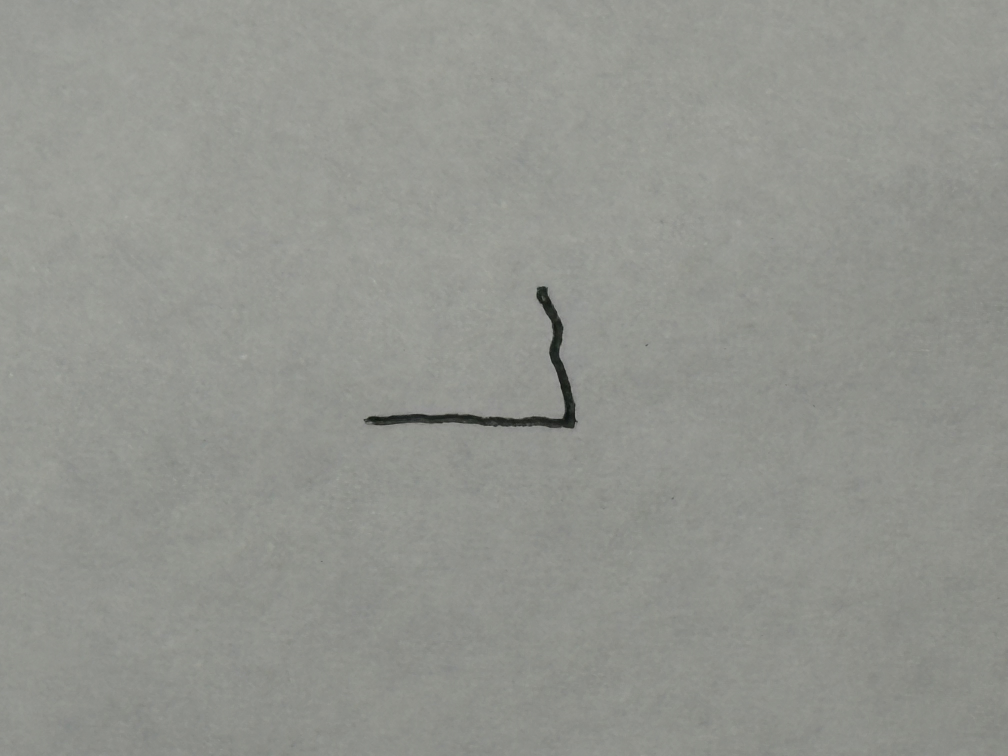
#> input picture archive-generator/references/brand/l-signature-source.jpg, 4032 x 3024 px (shown at 1/4 size)
$ python process-signature.py
#> lines starting #> are read from the running program, lines starting #| are printed output that depends on the picture; after the words box and inside, x2 and y2 are one past the last pixel; in counts of white or black regions, pixels touching at a corner belong together
"""Extract L's real signature without generative or redrawing steps.

The PNG is the archival source asset. The SVG is an automatically traced
candidate for visual comparison only and must not replace the PNG without
human approval.
"""

from collections import defaultdict, deque
from pathlib import Path

import numpy as np
from PIL import Image, ImageFilter, ImageOps


ROOT = Path(__file__).resolve().parents[1]
SOURCE = ROOT / "references" / "brand" / "l-signature-source.jpg"
OUTPUT_DIR = ROOT / "src" / "assets" / "signatures"
PNG_OUTPUT = OUTPUT_DIR / "l-signature-transparent.png"
SVG_OUTPUT = OUTPUT_DIR / "l-signature.svg"


def largest_component(mask: np.ndarray) -> np.ndarray:
    points = {tuple(point) for point in np.argwhere(mask)}
    largest: list[tuple[int, int]] = []

    while points:
        start = points.pop()
        queue = deque([start])
        component = [start]

        while queue:
            y, x = queue.popleft()
            for neighbor in (
                (y - 1, x - 1), (y - 1, x), (y - 1, x + 1),
                (y, x - 1), (y, x + 1),
                (y + 1, x - 1), (y + 1, x), (y + 1, x + 1),
            ):
                if neighbor in points:
                    points.remove(neighbor)
                    queue.append(neighbor)
                    component.append(neighbor)

        if len(component) > len(largest):
            largest = component

    result = np.zeros_like(mask, dtype=bool)
    if largest:
        ys, xs = zip(*largest)
        result[np.asarray(ys), np.asarray(xs)] = True
    return result


def simplify_collinear(points: list[tuple[int, int]]) -> list[tuple[int, int]]:
    if len(points) < 4:
        return points
    simplified = [points[0]]
    for index in range(1, len(points) - 1):
        ax, ay = simplified[-1]
        bx, by = points[index]
        cx, cy = points[index + 1]
        if (bx - ax) * (cy - by) != (by - ay) * (cx - bx):
            simplified.append((bx, by))
    simplified.append(points[-1])
    return simplified


def trace_pixel_edges(mask: np.ndarray) -> list[list[tuple[int, int]]]:
    height, width = mask.shape
    outgoing: dict[tuple[int, int], list[tuple[int, int]]] = defaultdict(list)

    for y, x in np.argwhere(mask):
        if y == 0 or not mask[y - 1, x]:
            outgoing[(x, y)].append((x + 1, y))
        if x == width - 1 or not mask[y, x + 1]:
            outgoing[(x + 1, y)].append((x + 1, y + 1))
        if y == height - 1 or not mask[y + 1, x]:
            outgoing[(x + 1, y + 1)].append((x, y + 1))
        if x == 0 or not mask[y, x - 1]:
            outgoing[(x, y + 1)].append((x, y))

    loops: list[list[tuple[int, int]]] = []
    while outgoing:
        start = next(iter(outgoing))
        current = start
        loop = [start]

        while True:
            candidates = outgoing.get(current)
            if not candidates:
                break
            next_point = candidates.pop()
            if not candidates:
                outgoing.pop(current, None)
            loop.append(next_point)
            current = next_point
            if current == start:
                break

        if len(loop) >= 4 and loop[-1] == start:
            loops.append(simplify_collinear(loop))
    return loops


def create_svg(alpha: Image.Image, output: Path) -> None:
    target_height = 520
    scale = target_height / alpha.height
    target_width = max(1, round(alpha.width * scale))
    resized = alpha.resize((target_width, target_height), Image.Resampling.LANCZOS)
    binary = np.asarray(resized) >= 72
    binary = largest_component(binary)
    loops = trace_pixel_edges(binary)
    paths = []

    for loop in loops:
        commands = [f"M {loop[0][0]} {loop[0][1]}"]
        commands.extend(f"L {x} {y}" for x, y in loop[1:-1])
        commands.append("Z")
        paths.append(" ".join(commands))

    svg = f'''<?xml version="1.0" encoding="UTF-8"?>
<svg xmlns="http://www.w3.org/2000/svg" viewBox="0 0 {target_width} {target_height}" role="img" aria-label="L signature vector candidate">
  <title>L signature — automatically traced comparison candidate</title>
  <desc>Derived from l-signature-transparent.png. The PNG remains the archival signature source asset.</desc>
  <path d="{' '.join(paths)}" fill="#111111" fill-rule="evenodd"/>
</svg>
'''
    output.write_text(svg, encoding="utf-8", newline="\n")


def main() -> None:
    if not SOURCE.exists():
        raise FileNotFoundError(f"Signature source is missing: {SOURCE}")

    OUTPUT_DIR.mkdir(parents=True, exist_ok=True)
    original = ImageOps.exif_transpose(Image.open(SOURCE)).convert("RGB")
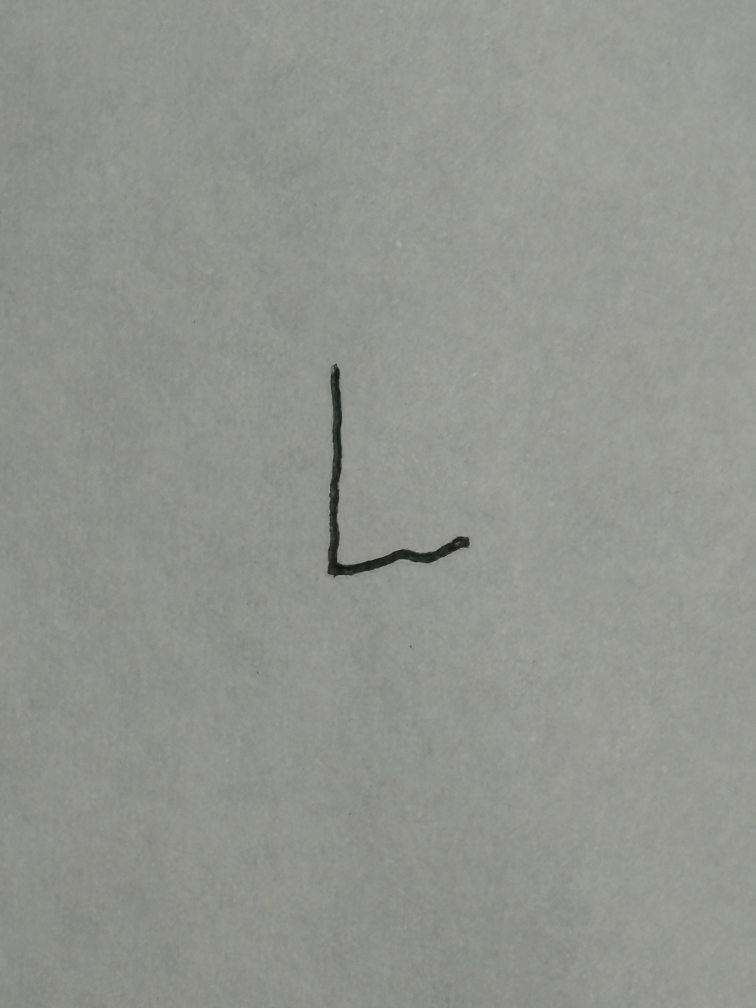
#> original: PIL image 3024x4032 RGB (shown at 1/4 size); mean R, G, B 146.7, 148.4, 142.7
    grayscale = ImageOps.grayscale(original)
    gray_array = np.asarray(grayscale)

    core = largest_component(gray_array < 100)
#> in largest_component, `points = {tuple(point) for point in np.argwhere(mask)}`: points = 50816 items
#> in largest_component, `points = {tuple(point) for point in np.argwhere(mask)}`:
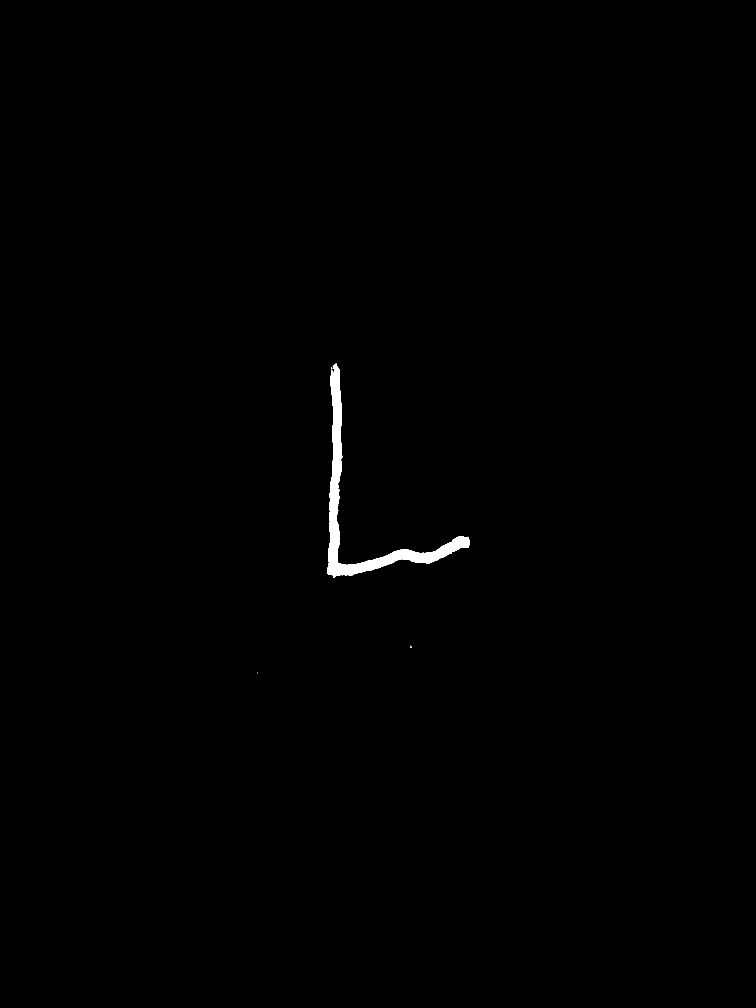
#> mask: shape (4032, 3024) bool (shown at 1/4 size); 0.42% white; 4 white regions (2 under 20 px), largest, box (x1, y1, x2, y2) and area: (1309, 1455, 1879, 2311) 50776, (1640, 2583, 1646, 2590) 23
#> the loop in largest_component, `while points:` made 4 passes
#> after the loop in largest_component, `while points:`: points = 0 items
#> in largest_component, `ys, xs = zip(*largest)`: ys = 50776 items
#> core: shape (4032, 3024) bool; 0.42% white; 1 white region, box (x1, y1, x2, y2) and area: (1309, 1455, 1879, 2311) 50776
    y_points, x_points = np.where(core)
    if not len(x_points):
        raise RuntimeError("No signature stroke could be isolated from the source photo.")

    padding = 52
    left = max(0, int(x_points.min()) - padding)
#> left = 1257
    top = max(0, int(y_points.min()) - padding)
#> top = 1403
    right = min(original.width, int(x_points.max()) + padding + 1)
#> right = 1931
    bottom = min(original.height, int(y_points.max()) + padding + 1)
#> bottom = 2363

    crop_box = (left, top, right, bottom)
#> crop_box = (1257, 1403, 1931, 2363)
    gray_crop = grayscale.crop(crop_box)
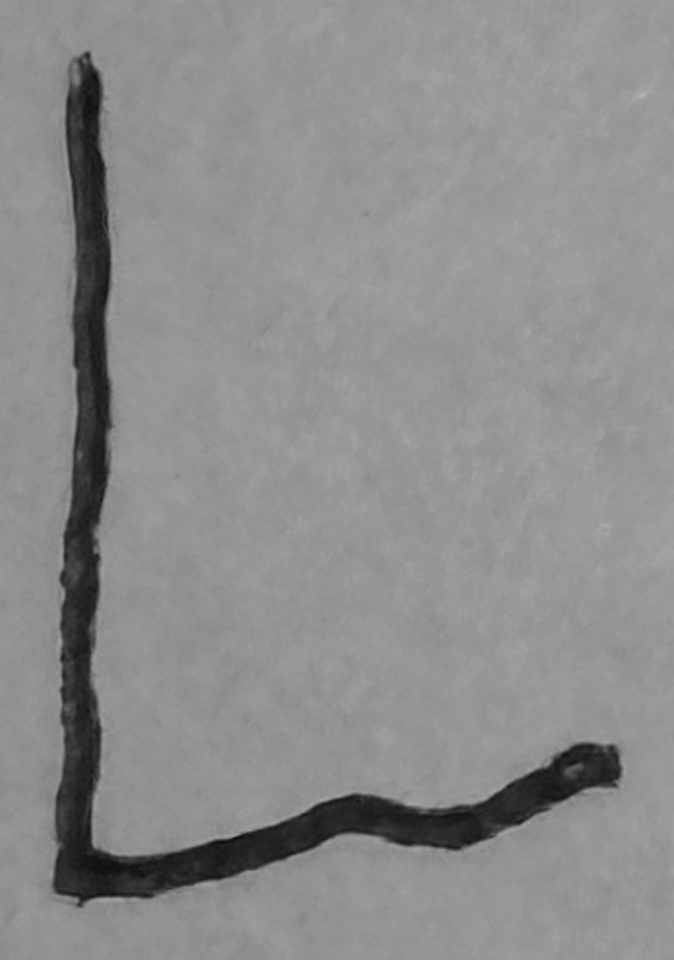
#> gray_crop: PIL image 674x960 L; min 8, max 175, mean 140.7
    crop_array = np.asarray(gray_crop).astype(np.int16)
    core_crop = Image.fromarray((core[top:bottom, left:right] * 255).astype(np.uint8))
#> core_crop: PIL image 674x960 L; 7.8% white; 1 white region, box (x1, y1, x2, y2) and area: (52, 52, 622, 908) 50776
    permitted_region = np.asarray(core_crop.filter(ImageFilter.MaxFilter(25))) > 0
#> permitted_region: shape (960, 674) bool; 14.1% white; 1 white region, box (x1, y1, x2, y2) and area: (40, 40, 634, 920) 91371

    local_background = np.asarray(gray_crop.filter(ImageFilter.GaussianBlur(34))).astype(np.int16)
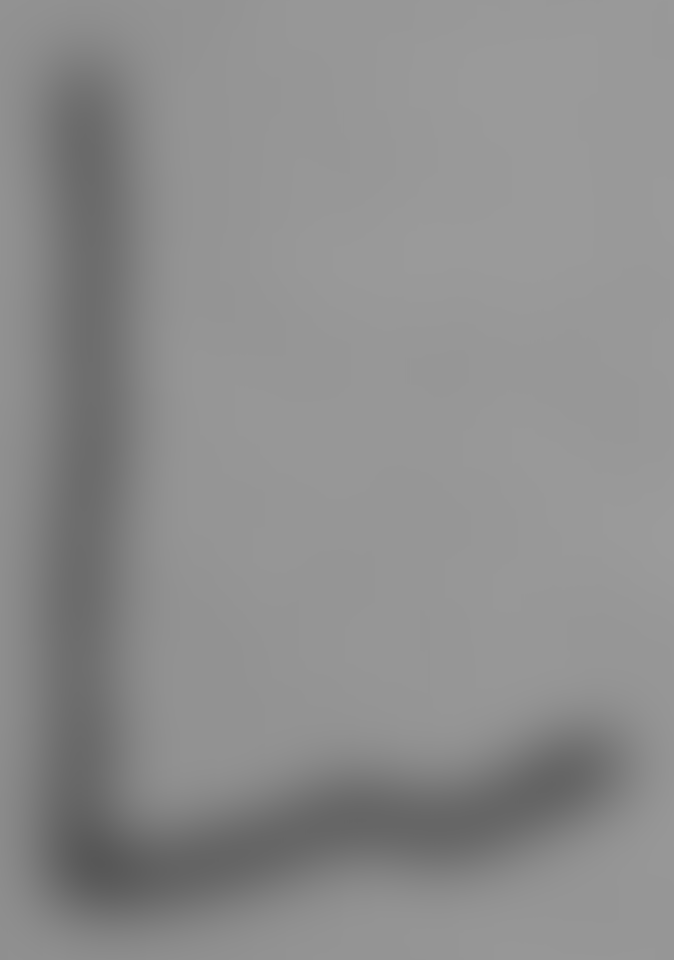
#> local_background: shape (960, 674) int16; min 87, max 155, mean 140.8
    local_difference = np.maximum(local_background - crop_array, 0)
    difference_alpha = np.clip((local_difference - 3) * 5.2, 0, 255)
    absolute_alpha = np.clip((146 - crop_array) * 1.45, 0, 255)
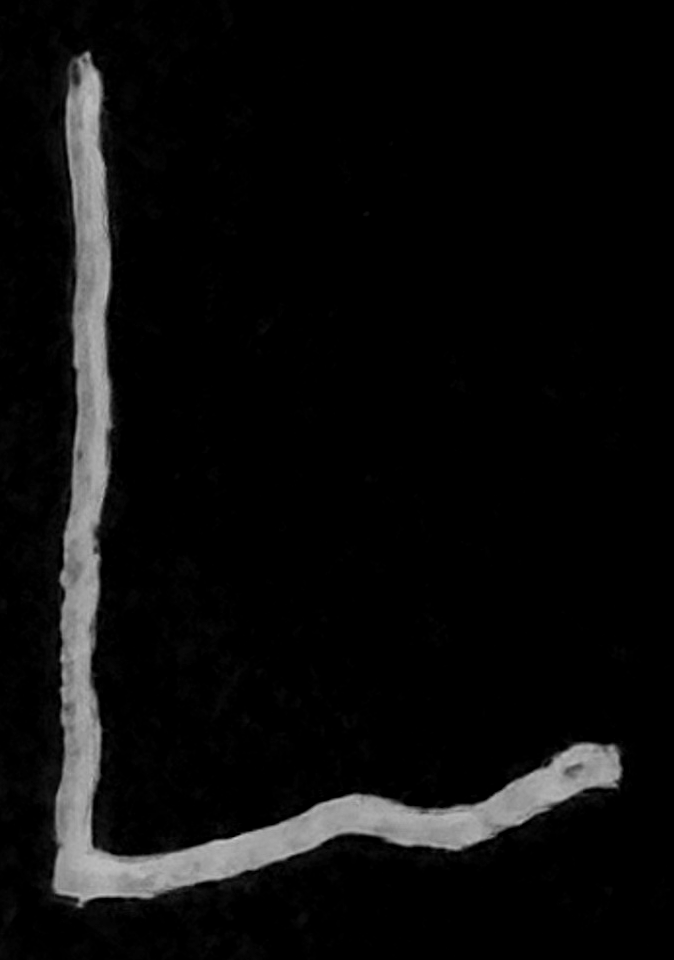
#> absolute_alpha: shape (960, 674) float64; min 0, max 200.1, mean 12.6
    alpha_array = np.maximum(difference_alpha, absolute_alpha * 0.68)
    alpha_array = np.where(permitted_region, alpha_array, 0)
    alpha_array = np.where(alpha_array >= 7, alpha_array, 0).astype(np.uint8)

    alpha = Image.fromarray(alpha_array, mode="L")
    alpha_bbox = alpha.getbbox()
#> alpha_bbox = (40, 49, 625, 916)
    if alpha_bbox is None:
        raise RuntimeError("The generated transparent signature has no visible pixels.")

    trim_padding = 8
    ax0, ay0, ax1, ay1 = alpha_bbox
#> ax0 = 40; ay0 = 49; ax1 = 625; ay1 = 916
    trim_box = (
        max(0, ax0 - trim_padding),
        max(0, ay0 - trim_padding),
        min(alpha.width, ax1 + trim_padding),
        min(alpha.height, ay1 + trim_padding),
    )
#> trim_box = (32, 41, 633, 924)
    alpha = alpha.crop(trim_box)
    rgba = Image.new("RGBA", alpha.size, (15, 15, 15, 0))
    rgba.putalpha(alpha)
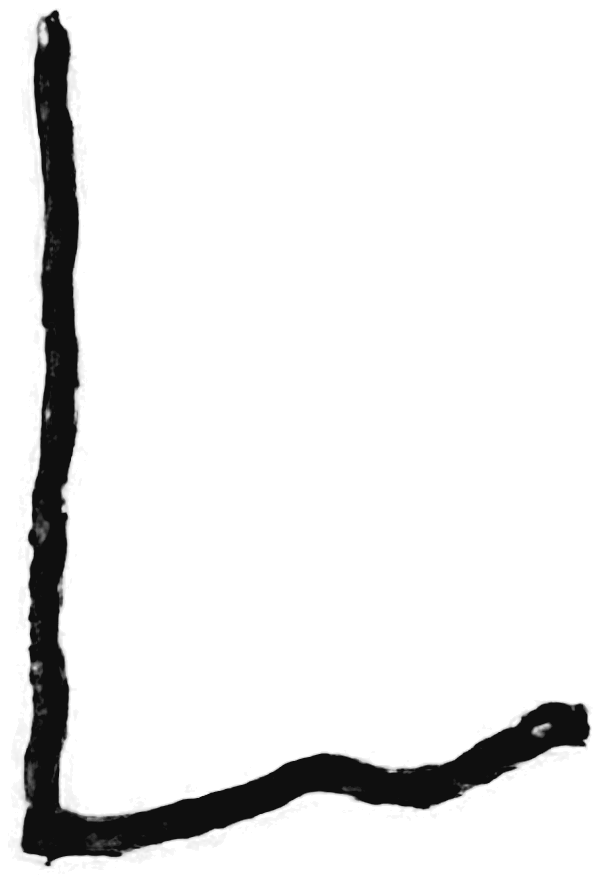
#> rgba: PIL image 601x883 RGBA; mean R, G, B, A 15, 15, 15, 23.5; transparent parts drawn white
    rgba.save(PNG_OUTPUT, optimize=True)
    create_svg(alpha, SVG_OUTPUT)
#> in create_svg, `binary = np.asarray(resized) >= 72`:
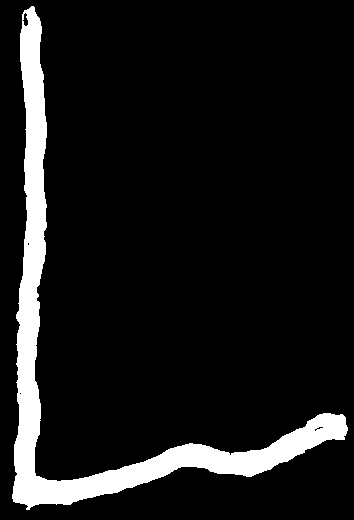
#> binary: shape (520, 354) bool; 9.5% white; 1 white region, box (x1, y1, x2, y2) and area: (12, 6, 348, 510) 17511
#> the loop in largest_component (call 2), `while points:` made 1 pass
#> the loop in trace_pixel_edges, `for y, x in np.argwhere(mask):` made 17511 passes
#> (y, x) on passes 1 to 3: (6, 31), (6, 32), (6, 33)
#> in create_svg, `loops = trace_pixel_edges(binary)`: loops = 6 items
#> the loop in create_svg, `for loop in loops:` made 6 passes
#> loop on passes 3 to 4: [(29, 243), (28, 243), (28, 245), (29, 245), (29, 243)], [(21, 393), (20, 393), (20, 394), (21, 394), (21, 393)]

    print(f"Source preserved: {SOURCE}")
    print(f"Transparent PNG: {PNG_OUTPUT} ({rgba.width}x{rgba.height})")
#| Transparent PNG: archive-generator/src/assets/signatures/l-signature-transparent.png (601x883)
    print(f"SVG candidate: {SVG_OUTPUT}")


if __name__ == "__main__":
    main()
